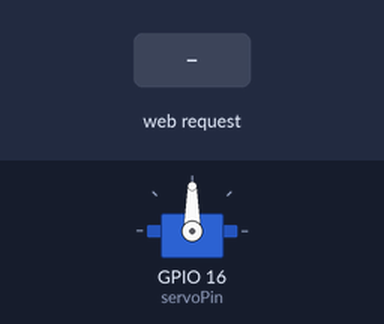
Bench run of a sketch on a simulated ESP8266 (NodeMCU). On the bench: servo. The test bench sets the inputs (shaded band). WiFi joins after 1.5 s; servers stay silent unless stated; what the sketch prints to the serial monitor is not drawn.

Above: at 2.7 s.
2.8 s: HTTP request GET /gpio1/ received
At 2.9 s:
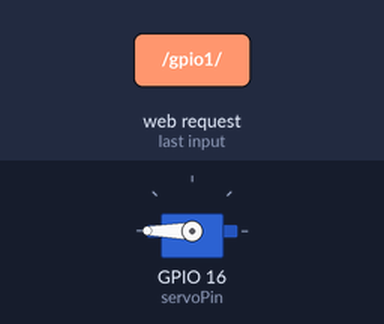
At 3.7 s:
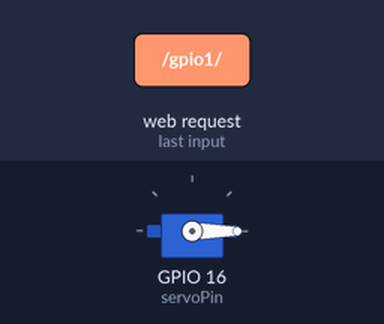
Timing chart, 0 to 5.8 s (numbered marks = the images above; inputs shaded):
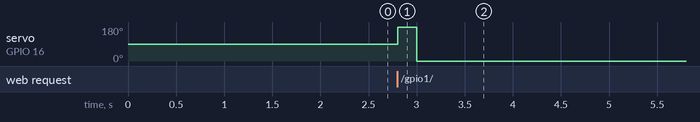

The sketch:

proyecto.ino
```cpp
/*
    This sketch demonstrates how to set up a simple HTTP-like server.
    The server will set a GPIO pin depending on the request
      http://server_ip/gpio/0 will set the GPIO2 low,
      http://server_ip/gpio/1 will set the GPIO2 high
    server_ip is the IP address of the ESP8266 module, will be
    printed to Serial when the module is connected.
*/

#include <ESP8266WiFi.h>
#include <Servo.h>


#ifndef STASSID
#define STASSID "Megacable3D50"
#define STAPSK "305BFE3D50"
#endif

const char* ssid = STASSID;
const char* password = STAPSK;


Servo servoMotor;
int servoPin = 16;  // Pin de señal del servo

const int Trigger = 5;   //Pin digital 2 para el Trigger del sensor
const int Echo = 4;
// Create an instance of the server
// specify the port to listen on as an argument
WiFiServer server(80);

void setup() {
  Serial.begin(9600);
  pinMode(Trigger, OUTPUT); //pin como salida
  pinMode(Echo, INPUT);  //pin como entrada
  digitalWrite(Trigger, LOW);
  servoMotor.attach(servoPin);  // Inicializar el servo en el pin especificado


  // Connect to WiFi network
  Serial.println();
  Serial.println();
  Serial.print(F("Connecting to "));
  Serial.println(ssid);

  WiFi.mode(WIFI_STA);
  WiFi.begin(ssid, password);

  while (WiFi.status() != WL_CONNECTED) {
    delay(500);
    Serial.print(F("."));
  }
  Serial.println();
  Serial.println(F("WiFi connected"));

  // Start the server
  server.begin();
  Serial.println(F("Server started"));

  // Print the IP address
  Serial.println(WiFi.localIP());
}

void loop() {
  // Check if a client has connected
  WiFiClient client = server.accept();
  if (!client) { return; }
  Serial.println(F("new client"));

  client.setTimeout(5000);  // default is 1000


  // Read the first line of the request
  String req = client.readStringUntil('\r');
  Serial.println(F("request: "));
  Serial.println(req);

  // Match the request


  if (req.indexOf(F("/gpio1/")) != -1) {
    servoMotor.write(180);  // Mover el servo a la posición 0 grados
  delay(200);
  servoMotor.write(0);  // Esperar    2 segundos
  }else{
    Serial.println(F("invalid request"));
  }

  // read/ignore the rest of the request
  // do not client.flush(): it is for output only, see below
  while (client.available()) {
    // byte by byte is not very efficient
    client.read();
  }

servoMotor.write(0);
  // Send the response to the client
  // it is OK for multiple small client.print/write,
  // because nagle algorithm will group them into one single packet
  client.print(F("HTTP/1.1 200 OK\r\nContent-Type: text/html\r\n\r\n<!DOCTYPE HTML>\r\n<html>\r\nGPIO is now "));
  client.print(F("<br><br>Click <a href='http://"));
  client.print(WiFi.localIP());
  client.print(F("/gpio/1'>aquí</a> para apagar el Led, o <a href='http://"));
  client.print(WiFi.localIP());
  client.print(F("/gpio/0'>aquí</a> para encender el Led Interno</html>"));

  // The client will actually be flushed then disconnected
  // when the function returns and 'client' object is destroyed (out-of-scope)
  // flush = ensure written data are received by the other side
  Serial.println(F("Disconnecting from client"));
}
```

Measured:
- after the input at 2.8 s, servo on GPIO 16 (servoPin): 90° → 180° at once, → 0° 0.20 s later
